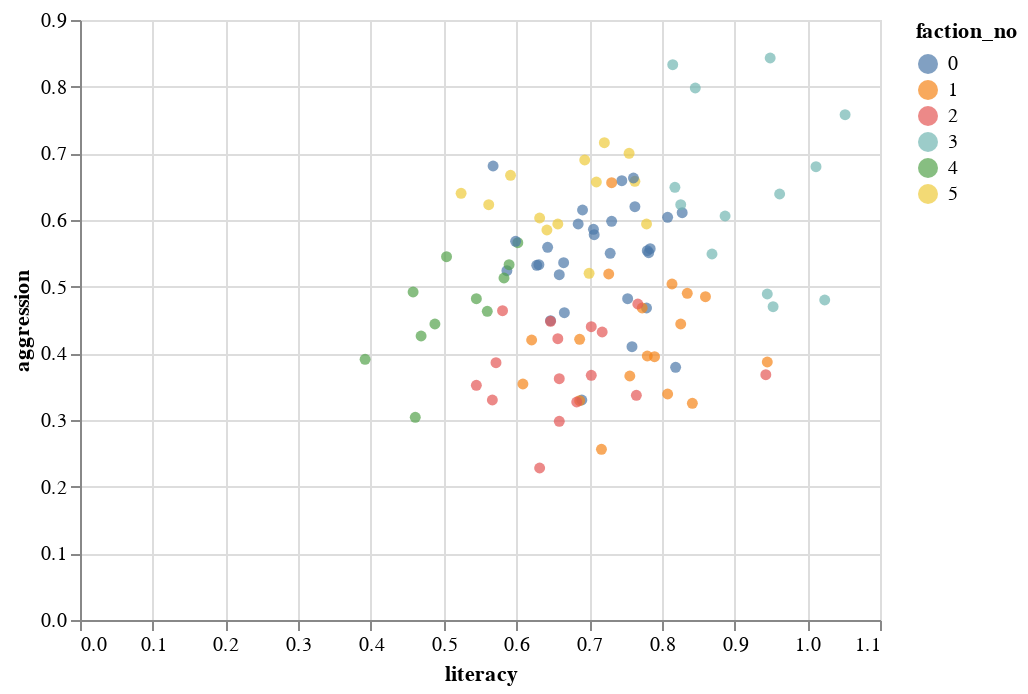

The notebook cell saved with this chart:
### Markdown cell above
So individual `pops` vary slightly, relative to the `conformity`. And `conformity` also determines the number of factions in the group.

### Code cell
chart = alt.Chart(pops).mark_circle().encode(x='literacy',y='aggression',color='faction_no:N')
chart

### Figure 1 — Vega-Lite specification as saved in the notebook (floating-point values rounded to 4 significant figures)
{"config": {"view": {"continuousWidth": 400, "continuousHeight": 300}}, "data": {"name": "data-93d48d58696e291a7616826dc022d87a"}, "mark": "circle", "encoding": {"color": {"type": "nominal", "field": "faction_no"}, "x": {"type": "quantitative", "field": "literacy"}, "y": {"type": "quantitative", "field": "aggression"}}, "$schema": "https://vega.github.io/schema/vega-lite/v4.8.1.json", "datasets": {"data-93d48d58696e291a7616826dc022d87a": [{"conformity": 0.479, "literacy": 0.755, "aggression": 0.7, "constitution": 0.578, "faction_no": 5}, {"conformity": 0.478, "literacy": 0.647, "aggression": 0.449, "constitution": 0.196, "faction_no": 0}, {"conformity": 0.377, "literacy": 0.729, "aggression": 0.55, "constitution": 0.211, "faction_no": 0}, {"conformity": 0.23, "literacy": 0.458, "aggression": 0.492, "constitution": 0.621, "faction_no": 4}, {"conformity": 0.414, "literacy": 0.815, "aggression": 0.833, "constitution": 0.361, "faction_no": 3}, {"conformity": 0.386, "literacy": 0.685, "aggression": 0.594, "constitution": 0.313, "faction_no": 0}, {"conformity": 0.514, "literacy": 1.024, "aggression": 0.48, "constitution": 0.391, "faction_no": 3}, {"conformity": 0.462, "literacy": 0.808, "aggression": 0.604, "constitution": 0.271, "faction_no": 0}, {"conformity": 0.375, "literacy": 0.706, "aggression": 0.586, "constitution": 0.379, "faction_no": 0}, {"conformity": 0.28, "literacy": 0.835, "aggression": 0.49, "constitution": 0.56, "faction_no": 1}, {"conformity": 0.32, "literacy": 0.602, "aggression": 0.566, "constitution": 0.421, "faction_no": 4}, {"conformity": 0.428, "literacy": 0.818, "aggression": 0.649, "constitution": 0.399, "faction_no": 3}, {"conformity": 0.478, "literacy": 0.779, "aggression": 0.468, "constitution": 0.323, "faction_no": 0}, {"conformity": 0.7, "literacy": 0.763, "aggression": 0.658, "constitution": 0.441, "faction_no": 5}, {"conformity": 0.574, "literacy": 0.592, "aggression": 0.667, "constitution": 0.46, "faction_no": 5}, {"conformity": 0.466, "literacy": 0.659, "aggression": 0.298, "constitution": 0.465, "faction_no": 2}, {"conformity": 0.453, "literacy": 0.828, "aggression": 0.611, "constitution": 0.188, "faction_no": 0}, {"conformity": 0.494, "literacy": 0.599, "aggression": 0.568, "constitution": 0.219, "faction_no": 0}, {"conformity": 0.44, "literacy": 0.524, "aggression": 0.64, "constitution": 0.502, "faction_no": 5}, {"conformity": 0.391, "literacy": 0.707, "aggression": 0.578, "constitution": 0.237, "faction_no": 0}, {"conformity": 0.25, "literacy": 0.609, "aggression": 0.354, "constitution": 0.519, "faction_no": 1}, {"conformity": 0.388, "literacy": 0.887, "aggression": 0.606, "constitution": 0.531, "faction_no": 3}, {"conformity": 0.372, "literacy": 0.945, "aggression": 0.387, "constitution": 0.651, "faction_no": 1}, {"conformity": 0.585, "literacy": 0.545, "aggression": 0.352, "constitution": 0.292, "faction_no": 2}, {"conformity": 0.303, "literacy": 0.469, "aggression": 0.426, "constitution": 0.452, "faction_no": 4}, {"conformity": 0.425, "literacy": 0.945, "aggression": 0.489, "constitution": 0.588, "faction_no": 3}, {"conformity": 0.227, "literacy": 0.621, "aggression": 0.42, "constitution": 0.536, "faction_no": 1}, {"conformity": 0.246, "literacy": 0.79, "aggression": 0.395, "constitution": 0.311, "faction_no": 1}, {"conformity": 0.448, "literacy": 0.666, "aggression": 0.461, "constitution": 0.339, "faction_no": 0}, {"conformity": 0.532, "literacy": 0.581, "aggression": 0.464, "constitution": 0.406, "faction_no": 2}, {"conformity": 0.391, "literacy": 0.962, "aggression": 0.639, "constitution": 0.261, "faction_no": 3}, {"conformity": 0.258, "literacy": 0.953, "aggression": 0.47, "constitution": 0.285, "faction_no": 3}, {"conformity": 0.377, "literacy": 0.691, "aggression": 0.615, "constitution": 0.391, "faction_no": 0}, {"conformity": 0.41, "literacy": 0.392, "aggression": 0.391, "constitution": 0.474, "faction_no": 4}, {"conformity": 0.352, "literacy": 0.687, "aggression": 0.421, "constitution": 0.464, "faction_no": 1}, {"conformity": 0.246, "literacy": 0.731, "aggression": 0.598, "constitution": 0.286, "faction_no": 0}, {"conformity": 0.4, "literacy": 0.78, "aggression": 0.396, "constitution": 0.563, "faction_no": 1}, {"conformity": 0.273, "literacy": 0.826, "aggression": 0.623, "constitution": 0.538, "faction_no": 3}, {"conformity": 0.337, "literacy": 0.745, "aggression": 0.659, "constitution": 0.184, "faction_no": 0}, {"conformity": 0.447, "literacy": 0.765, "aggression": 0.337, "constitution": 0.427, "faction_no": 2}, {"conformity": 0.449, "literacy": 0.657, "aggression": 0.422, "constitution": 0.499, "faction_no": 2}, {"conformity": 0.483, "literacy": 0.759, "aggression": 0.41, "constitution": 0.199, "faction_no": 0}, {"conformity": 0.263, "literacy": 0.826, "aggression": 0.444, "constitution": 0.527, "faction_no": 1}, {"conformity": 0.511, "literacy": 0.643, "aggression": 0.559, "constitution": 0.315, "faction_no": 0}, {"conformity": 0.241, "literacy": 0.461, "aggression": 0.304, "constitution": 0.308, "faction_no": 4}, {"conformity": 0.488, "literacy": 0.587, "aggression": 0.524, "constitution": 0.265, "faction_no": 0}, {"conformity": 0.461, "literacy": 0.753, "aggression": 0.482, "constitution": 0.221, "faction_no": 0}, {"conformity": 0.409, "literacy": 0.784, "aggression": 0.557, "constitution": 0.396, "faction_no": 0}, {"conformity": 0.137, "literacy": 0.628, "aggression": 0.532, "constitution": 0.301, "faction_no": 0}, {"conformity": 0.479, "literacy": 1.012, "aggression": 0.68, "constitution": 0.338, "faction_no": 3}, {"conformity": 0.564, "literacy": 0.869, "aggression": 0.549, "constitution": 0.387, "faction_no": 3}, {"conformity": 0.288, "literacy": 0.814, "aggression": 0.504, "constitution": 0.5, "faction_no": 1}, {"conformity": 0.471, "literacy": 0.703, "aggression": 0.367, "constitution": 0.439, "faction_no": 2}, {"conformity": 0.351, "literacy": 0.727, "aggression": 0.519, "constitution": 0.464, "faction_no": 1}, {"conformity": 0.449, "literacy": 0.78, "aggression": 0.554, "constitution": 0.348, "faction_no": 0}, {"conformity": 0.303, "literacy": 0.568, "aggression": 0.681, "constitution": 0.314, "faction_no": 0}, {"conformity": 0.504, "literacy": 0.659, "aggression": 0.362, "constitution": 0.429, "faction_no": 2}, {"conformity": 0.55, "literacy": 0.632, "aggression": 0.228, "constitution": 0.444, "faction_no": 2}, {"conformity": 0.173, "literacy": 0.69, "aggression": 0.33, "constitution": 0.159, "faction_no": 0}, {"conformity": 0.375, "literacy": 0.773, "aggression": 0.468, "constitution": 0.586, "faction_no": 1}, {"conformity": 0.395, "literacy": 0.659, "aggression": 0.518, "constitution": 0.387, "faction_no": 0}, {"conformity": 0.622, "literacy": 0.703, "aggression": 0.44, "constitution": 0.522, "faction_no": 2}, {"conformity": 0.494, "literacy": 0.7, "aggression": 0.52, "constitution": 0.628, "faction_no": 5}, {"conformity": 0.288, "literacy": 0.717, "aggression": 0.256, "constitution": 0.329, "faction_no": 1}, {"conformity": 0.46, "literacy": 0.572, "aggression": 0.386, "constitution": 0.419, "faction_no": 2}, {"conformity": 0.588, "literacy": 0.767, "aggression": 0.474, "constitution": 0.392, "faction_no": 2}, {"conformity": 0.472, "literacy": 0.819, "aggression": 0.379, "constitution": 0.233, "faction_no": 0}, {"conformity": 0.447, "literacy": 0.488, "aggression": 0.444, "constitution": 0.425, "faction_no": 4}, {"conformity": 0.593, "literacy": 0.562, "aggression": 0.623, "constitution": 0.364, "faction_no": 5}, {"conformity": 0.532, "literacy": 0.943, "aggression": 0.368, "constitution": 0.471, "faction_no": 2}, {"conformity": 0.394, "literacy": 0.761, "aggression": 0.663, "constitution": 0.348, "faction_no": 0}, {"conformity": 0.337, "literacy": 0.949, "aggression": 0.843, "constitution": 0.519, "faction_no": 3}, {"conformity": 0.436, "literacy": 0.631, "aggression": 0.533, "constitution": 0.307, "faction_no": 0}, {"conformity": 0.284, "literacy": 0.731, "aggression": 0.656, "constitution": 0.646, "faction_no": 1}, {"conformity": 0.385, "literacy": 0.71, "aggression": 0.657, "constitution": 0.481, "faction_no": 5}, {"conformity": 0.472, "literacy": 0.504, "aggression": 0.545, "constitution": 0.338, "faction_no": 4}, {"conformity": 0.433, "literacy": 0.545, "aggression": 0.482, "constitution": 0.391, "faction_no": 4}, {"conformity": 0.211, "literacy": 1.052, "aggression": 0.758, "constitution": 0.533, "faction_no": 3}, {"conformity": 0.327, "literacy": 0.59, "aggression": 0.533, "constitution": 0.498, "faction_no": 4}, {"conformity": 0.305, "literacy": 0.763, "aggression": 0.62, "constitution": 0.303, "faction_no": 0}, {"conformity": 0.371, "literacy": 0.687, "aggression": 0.329, "constitution": 0.59, "faction_no": 1}, {"conformity": 0.395, "literacy": 0.694, "aggression": 0.69, "constitution": 0.509, "faction_no": 5}, {"conformity": 0.301, "literacy": 0.86, "aggression": 0.485, "constitution": 0.445, "faction_no": 1}, {"conformity": 0.469, "literacy": 0.683, "aggression": 0.327, "constitution": 0.527, "faction_no": 2}, {"conformity": 0.466, "literacy": 0.665, "aggression": 0.536, "constitution": 0.239, "faction_no": 0}, {"conformity": 0.513, "literacy": 0.567, "aggression": 0.33, "constitution": 0.601, "faction_no": 2}, {"conformity": 0.579, "literacy": 0.642, "aggression": 0.585, "constitution": 0.433, "faction_no": 5}, {"conformity": 0.596, "literacy": 0.779, "aggression": 0.594, "constitution": 0.478, "faction_no": 5}, {"conformity": 0.365, "literacy": 0.782, "aggression": 0.551, "constitution": 0.274, "faction_no": 0}, {"conformity": 0.439, "literacy": 0.647, "aggression": 0.448, "constitution": 0.548, "faction_no": 2}, {"conformity": 0.386, "literacy": 0.56, "aggression": 0.463, "constitution": 0.377, "faction_no": 4}, {"conformity": 0.488, "literacy": 0.657, "aggression": 0.594, "constitution": 0.43, "faction_no": 5}, {"conformity": 0.391, "literacy": 0.846, "aggression": 0.798, "constitution": 0.34, "faction_no": 3}, {"conformity": 0.281, "literacy": 0.583, "aggression": 0.513, "constitution": 0.393, "faction_no": 4}, {"conformity": 0.411, "literacy": 0.808, "aggression": 0.339, "constitution": 0.448, "faction_no": 1}, {"conformity": 0.33, "literacy": 0.842, "aggression": 0.325, "constitution": 0.324, "faction_no": 1}, {"conformity": 0.564, "literacy": 0.632, "aggression": 0.603, "constitution": 0.463, "faction_no": 5}, {"conformity": 0.494, "literacy": 0.718, "aggression": 0.432, "constitution": 0.339, "faction_no": 2}, {"conformity": 0.282, "literacy": 0.756, "aggression": 0.366, "constitution": 0.439, "faction_no": 1}, {"conformity": 0.419, "literacy": 0.721, "aggression": 0.716, "constitution": 0.475, "faction_no": 5}]}}
